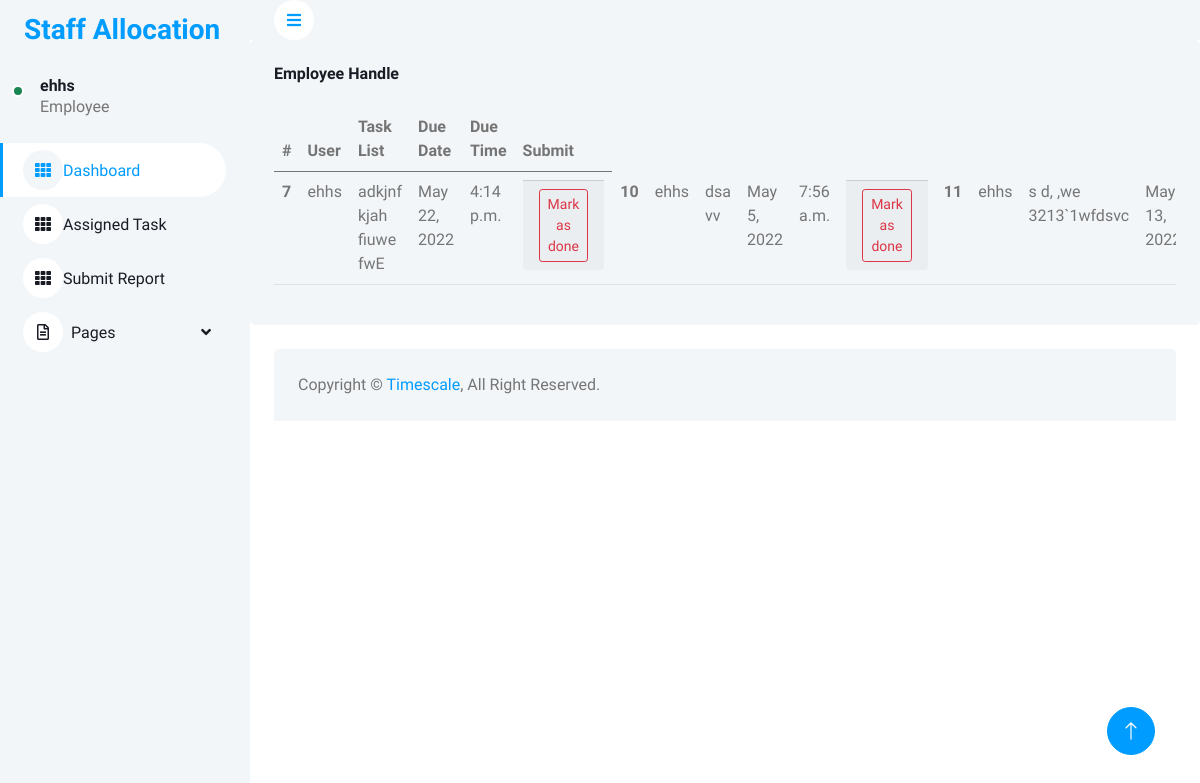
The page /AssignedEmTask/ (signed in) on the database its author committed.
### timescale/models.py (models this page shows, shortened)
class taskAllocA(models.Model):
    user = models.ForeignKey(User, on_delete=models.CASCADE, related_name="todolist", null=True)
    date = models.DateField()
    time = models.TimeField()
    username = models.CharField(max_length=20)
    task = models.TextField(max_length=200)

### timescale/views.py (the view)
# urls.py: path('AssignedEmTask/', views.assignedTaskem),
def  assignedTaskem(request):
    checkuser = get_user(request)
    taskList = taskAllocA.objects.all()
    return render(request,'timescale/assignedTask(em).html', {'checkuser':checkuser,'taskList': taskList})

### timescale/templates/timescale/assignedTask(em).html (shortened to what this page needs)
{% extends 'timescale/navbaremp.html' %}
{% block content %}
<div class="col-12">
    <div class="bg-light rounded h-100 p-4">
        <h6 class="mb-4">Employee Handle</h6>
        <div class="table-responsive">
            <table class="table">
                <thead>
                    <tr>
                        <th scope="col">#</th>
                        <th scope="col">User</th>
                        <th scope="col">Task List</th>
                        <th scope="col">Due Date</th>
                        <th scope="col">Due Time</th>
                        <th scope="col">Submit</th>
                    </tr>
                </thead>
                <tbody>
                    <tr>
                        {% if request.user.is_superuser %}
                        {% else %}
                        {% for instance in taskList %}
                        {% if instance.user == checkuser %}
                        <th scope="row">{{forloop.counter}}</th>
                        <td>{{instance.username}}</td>
                        <td>{{instance.task}}</td>
                        <td>{{instance.date}}</td>
                        <td>{{instance.time}}</td>
                        <td>
                            <div class="card-footer text-muted">
                                <a href="{% url 'delete-task' instance.id %}" class = "btn btn-outline-danger btn-sm">Mark as done</a>
                            {% endif %}
                            {% endfor %}
                            {% endif %}
                            </div>
                        </td>
                    </tr>
                </tbody>
            </table>
        </div>
    </div>
</div>
{% endblock %}

### timescale/templates/timescale/navbaremp.html (shortened to what this page needs)
<!DOCTYPE html>
<html lang="en">
<head>
    {% load static %}
    <link href="https://cdnjs.cloudflare.com/ajax/libs/font-awesome/5.10.0/css/all.min.css" rel="stylesheet">
    <link href="https://cdn.jsdelivr.net/npm/bootstrap-icons@1.4.1/font/bootstrap-icons.css" rel="stylesheet">
    <link href="{%static 'timescale/lib/owlcarousel/assets/owl.carousel.min.css'%}" rel="stylesheet">
    <link href="{%static 'timescale/lib/tempusdominus/css/tempusdominus-bootstrap-4.min.css'%}" rel="stylesheet" />
    <link href="{%static 'timescale/css/bootstrap.min.css'%}" rel="stylesheet">
    <link href="{%static 'timescale/css/styleadmin.css'%}
    " rel="stylesheet">
</head>
<body>
    <div class="container-xxl position-relative bg-white d-flex p-0">
        <div class="sidebar pe-4 pb-3">
            <nav class="navbar bg-light navbar-light">
                <a href="/" class="navbar-brand mx-4 mb-3">
                    <h3 class="text-primary">Staff Allocation</h3>
                </a>
                <div class="d-flex align-items-center ms-4 mb-4">
                    <div class="position-relative">
                        <div
                            class="bg-success rounded-circle border border-2 border-white position-absolute end-0 bottom-0 p-1">
                        </div>
                    </div>
                    <div class="ms-3">
                        <h6 class="mb-0">{{request.user}}</h6>
                        <span>Employee</span>
                    </div>
                </div>
                <div class="navbar-nav w-100">
                    <a href="/Emppage" class="nav-item nav-link active"><i class="fa fa-th"></i>Dashboard</a>
                    <a href="/AssignedEmTask/" class="nav-item nav-link"><i class="fa fa-th"></i>Assigned
                        Task</a>
                    <a href="/employeeComplainPage" class="nav-item nav-link "><i class="fa fa-th"></i>Submit Report</a>
                    <div class="nav-item dropdown">
                        <a href="#" class="nav-link dropdown-toggle" data-bs-toggle="dropdown">
                            <i class="far fa-file-alt me-2"></i>Pages</a>
                    </div>
                </div>
            </nav>
        </div>
        <div class="content">
            <nav class="navbar navbar-expand bg-light navbar-light sticky-top px-4 py-0">
                <a href="#" class="sidebar-toggler flex-shrink-0">
                    <i class="fa fa-bars"></i>
                </a>
            </nav>
            {% block content %}
            {% endblock %}
            <div class="container-fluid pt-4 px-4">
                <div class="bg-light rounded-top p-4">
                    <div class="row">
                        <div class="col-12 col-sm-6 text-center text-sm-start">
                            Copyright &copy; <a href="/Emppage/">Timescale</a>, All Right Reserved.
                        </div>
                    </div>
                </div>
            </div>
        </div>
        <a href="#" class="btn btn-lg btn-primary btn-lg-square back-to-top"><i class="bi bi-arrow-up"></i></a>
    </div>
</body>
</html>

### timescale/static/timescale/css/styleadmin.css (style rules this page uses)
:root { --primary: #009CFF; --light: #F3F6F9; --dark: #191C24; }
.back-to-top { position: fixed; display: none; right: 45px; bottom: 45px; z-index: 99; }
.btn { transition: 1s; }
.btn.btn-primary { color: #FFFFFF; }
.btn-lg-square { width: 48px; height: 48px; }
.btn-square, .btn-sm-square, .btn-lg-square { padding: 0; display: inline-flex; align-items: center; justify-content: center; font-weight: normal; border-radius: 50px; }
.sidebar { position: fixed; top: 0; left: 0; bottom: 0; width: 250px; height: 100vh; overflow-y: auto; background: var(--light); transition: 0.5s; z-index: 999; }
.content { margin-left: 250px; min-height: 100vh; background: #FFFFFF; transition: 0.5s; }
@media (min-width: 992px) { .sidebar { margin-left: 0; } }
@media (min-width: 992px) { .content { width: calc(100% - 250px); } }
.sidebar .navbar .navbar-nav .nav-link { padding: 7px 20px; color: var(--dark); font-weight: 500; border-left: 3px solid var(--light); border-radius: 0 30px 30px 0; outline: none; }
.sidebar .navbar .navbar-nav .nav-link:hover, .sidebar .navbar .navbar-nav .nav-link.active { color: var(--primary); background: #FFFFFF; border-color: var(--primary); }
.sidebar .navbar .navbar-nav .nav-link i { width: 40px; height: 40px; display: inline-flex; align-items: center; justify-content: center; background: #FFFFFF; border-radius: 40px; }
.sidebar .navbar .navbar-nav .nav-link:hover i, .sidebar .navbar .navbar-nav .nav-link.active i { background: var(--light); }
.sidebar .navbar .dropdown-toggle::after { position: absolute; top: 15px; right: 15px; border: none; content: "\f107"; font-family: "Font Awesome 5 Free"; font-weight: 900; transition: .5s; }
.content .navbar .sidebar-toggler, .content .navbar .navbar-nav .nav-link i { width: 40px; height: 40px; display: inline-flex; align-items: center; justify-content: center; background: #FFFFFF; border-radius: 40px; }

### rows shown on the page
taskAllocA: username "ehhs", task "adkjnf kjah fiuwe fwE", date "May 22, 2022", time "4:14 p.m."
taskAllocA: username "ehhs", task "dsa vv", date "May 5, 2022", time "7:56 a.m."
taskAllocA: username "ehhs", task "s d, ,we 3213`1wfdsvc", date "May 13,…"

### other values the page prints
{{ request.user }} "ehhs"
